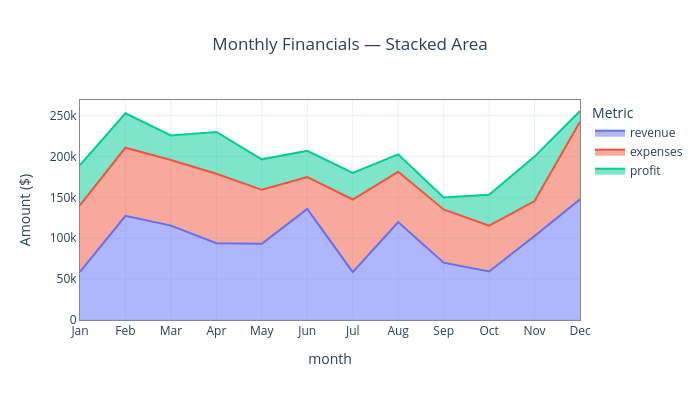

Notebook code for this chart:
### Markdown cell above
## 8. Area chart — `kind='area'`

Use Polars `unpivot` to reshape to long form before plotting.

### Code cell
df_area = df_sales.unpivot(
    on=['revenue', 'expenses', 'profit'],
    index='month',
    variable_name='metric',
    value_name='amount',
)

avr.plot(
    df_area, 'area',
    x='month', y='amount', color='metric',
    title='Monthly Financials — Stacked Area',
    labels={'amount': 'Amount ($)', 'metric': 'Metric'},
)

### Figure 1 — Plotly figure (JSON) as saved in the notebook; plotly's stock layout.template omitted (floating-point values rounded to 4 significant figures)
{"data": [{"fillpattern": {"shape": ""}, "hovertemplate": "Metric=revenue<br>month=%{x}<br>Amount ($)=%{y}<extra></extra>", "legendgroup": "revenue", "line": {"color": "#636efa"}, "marker": {"symbol": "circle"}, "mode": "lines", "name": "revenue", "orientation": "v", "showlegend": true, "stackgroup": "1", "type": "scatter", "x": ["Jan", "Feb", "Mar", "Apr", "May", "Jun", "Jul", "Aug", "Sep", "Oct", "Nov", "Dec"], "xaxis": "x", "y": [58925, 127395, 115457, 93887, 93301, 135859, 58594, 119736, 70146, 59417, 102647, 147562], "yaxis": "y"}, {"fillpattern": {"shape": ""}, "hovertemplate": "Metric=expenses<br>month=%{x}<br>Amount ($)=%{y}<extra></extra>", "legendgroup": "expenses", "line": {"color": "#EF553B"}, "marker": {"symbol": "circle"}, "mode": "lines", "name": "expenses", "orientation": "v", "showlegend": true, "stackgroup": "1", "type": "scatter", "x": ["Jan", "Feb", "Mar", "Apr", "May", "Jun", "Jul", "Aug", "Sep", "Oct", "Nov", "Dec"], "xaxis": "x", "y": [81502, 83279, 80223, 85024, 65925, 38967, 88782, 61527, 65024, 55955, 42778, 94873], "yaxis": "y"}, {"fillpattern": {"shape": ""}, "hovertemplate": "Metric=profit<br>month=%{x}<br>Amount ($)=%{y}<extra></extra>", "legendgroup": "profit", "line": {"color": "#00cc96"}, "marker": {"symbol": "circle"}, "mode": "lines", "name": "profit", "orientation": "v", "showlegend": true, "stackgroup": "1", "type": "scatter", "x": ["Jan", "Feb", "Mar", "Apr", "May", "Jun", "Jul", "Aug", "Sep", "Oct", "Nov", "Dec"], "xaxis": "x", "y": [49078, 42193, 30120, 51138, 37271, 32170, 32522, 21361, 14606, 37729, 54394, 13190], "yaxis": "y"}], "layout": {"height": 400, "legend": {"title": {"text": "Metric"}, "tracegroupgap": 0}, "title": {"text": "Monthly Financials — Stacked Area", "x": 0.5}, "width": 700, "xaxis": {"anchor": "y", "domain": [0, 1], "linecolor": "#888888", "linewidth": 1, "mirror": true, "showline": true, "title": {"text": "month"}}, "yaxis": {"anchor": "x", "domain": [0, 1], "linecolor": "#888888", "linewidth": 1, "mirror": true, "showline": true, "title": {"text": "Amount ($)"}}}}
